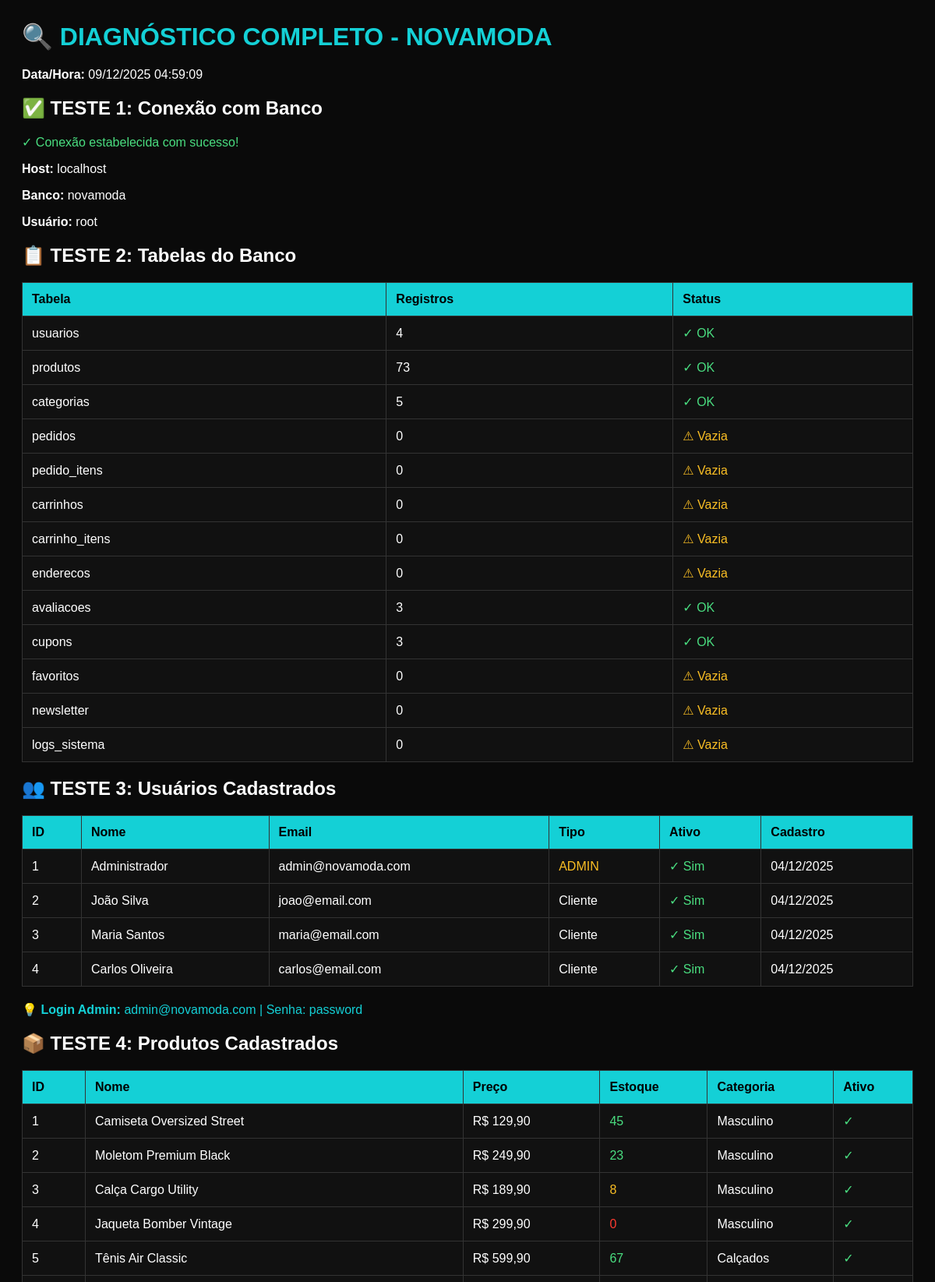
The page /diagnostico_banco.php (upper part) on the database its author committed.
### tables this page shows
CREATE TABLE IF NOT EXISTS `usuarios` (
  `id` int(11) NOT NULL AUTO_INCREMENT,
  `nome` varchar(100) NOT NULL,
  `email` varchar(150) NOT NULL,
  `senha` varchar(255) NOT NULL,
  `telefone` varchar(20) DEFAULT NULL,
  `cpf` varchar(14) DEFAULT NULL,
  `tipo` enum('cliente','admin') DEFAULT 'cliente',
  `ativo` tinyint(1) DEFAULT 1,
  `data_cadastro` timestamp NOT NULL DEFAULT current_timestamp(),
  `ultima_atualizacao` timestamp NOT NULL DEFAULT current_timestamp() ON UPDATE current_timestamp(),
  PRIMARY KEY (`id`),
  UNIQUE KEY `email` (`email`),
  UNIQUE KEY `cpf` (`cpf`),
  KEY `idx_email` (`email`),
  KEY `idx_tipo` (`tipo`)
);

CREATE TABLE IF NOT EXISTS `produtos` (
  `id` int(11) NOT NULL AUTO_INCREMENT,
  `nome` varchar(200) NOT NULL,
  `slug` varchar(200) NOT NULL,
  `descricao` text DEFAULT NULL,
  `categoria_id` int(11) DEFAULT NULL,
  `preco` decimal(10,2) NOT NULL,
  `preco_antigo` decimal(10,2) DEFAULT NULL,
  `estoque` int(11) DEFAULT 0,
  `imagem_principal` varchar(500) DEFAULT NULL,
  `ativo` tinyint(1) DEFAULT 1,
  `destaque` tinyint(1) DEFAULT 0,
  `data_cadastro` timestamp NOT NULL DEFAULT current_timestamp(),
  `ultima_atualizacao` timestamp NOT NULL DEFAULT current_timestamp() ON UPDATE current_timestamp(),
  PRIMARY KEY (`id`),
  UNIQUE KEY `slug` (`slug`),
  KEY `idx_slug` (`slug`),
  KEY `idx_categoria` (`categoria_id`),
  KEY `idx_ativo` (`ativo`),
  KEY `idx_destaque` (`destaque`),
  KEY `idx_preco` (`preco`),
  KEY `idx_produtos_categoria_ativo` (`categoria_id`,`ativo`)
);

CREATE TABLE IF NOT EXISTS `categorias` (
  `id` int(11) NOT NULL AUTO_INCREMENT,
  `nome` varchar(100) NOT NULL,
  `slug` varchar(100) NOT NULL,
  `descricao` text DEFAULT NULL,
  `imagem_url` varchar(500) DEFAULT NULL,
  `ativo` tinyint(1) DEFAULT 1,
  `ordem` int(11) DEFAULT 0,
  `data_cadastro` timestamp NOT NULL DEFAULT current_timestamp(),
  PRIMARY KEY (`id`),
  UNIQUE KEY `slug` (`slug`),
  KEY `idx_slug` (`slug`),
  KEY `idx_ativo` (`ativo`)
);

### diagnostico_banco.php (the view, shortened to what this page needs)
<?php
require_once 'config.php';
echo "<h1>🔍 DIAGNÓSTICO COMPLETO - NOVAMODA</h1>";
echo "<p><strong>Data/Hora:</strong> " . date('d/m/Y H:i:s') . "</p>";
echo "<h2>✅ TESTE 1: Conexão com Banco</h2>";
try {
    $pdo->query("SELECT 1");
    echo "<p class='success'>✓ Conexão estabelecida com sucesso!</p>";
    echo "<p><strong>Host:</strong> " . DB_HOST . "</p>";
    echo "<p><strong>Banco:</strong> " . DB_NAME . "</p>";
    echo "<p><strong>Usuário:</strong> " . DB_USER . "</p>";
} catch (PDOException $e) {
    echo "<p class='error'>✗ Erro na conexão: " . $e->getMessage() . "</p>";
    die();
}
echo "<h2>📋 TESTE 2: Tabelas do Banco</h2>";
$tables = [
    'usuarios', 'produtos', 'categorias', 'pedidos', 'pedido_itens',
    'carrinhos', 'carrinho_itens', 'enderecos', 'avaliacoes',
    'cupons', 'favoritos', 'newsletter', 'logs_sistema'
];
echo "<table>";
echo "<tr><th>Tabela</th><th>Registros</th><th>Status</th></tr>";
foreach ($tables as $table) {
    try {
        $stmt = $pdo->query("SELECT COUNT(*) as total FROM $table");
        $count = $stmt->fetchColumn();
        $status = $count > 0 ? "<span class='success'>✓ OK</span>" : "<span class='warning'>⚠ Vazia</span>";
        echo "<tr><td>$table</td><td>$count</td><td>$status</td></tr>";
    } catch (PDOException $e) {
        echo "<tr><td>$table</td><td>-</td><td><span class='error'>✗ ERRO: {$e->getMessage()}</span></td></tr>";
    }
}
echo "</table>";
echo "<h2>👥 TESTE 3: Usuários Cadastrados</h2>";
try {
    $stmt = $pdo->query("SELECT id, nome, email, tipo, ativo, data_cadastro FROM usuarios ORDER BY id");
    $usuarios = $stmt->fetchAll();
    if (count($usuarios) > 0) {
        echo "<table>";
        echo "<tr><th>ID</th><th>Nome</th><th>Email</th><th>Tipo</th><th>Ativo</th><th>Cadastro</th></tr>";
        foreach ($usuarios as $u) {
            $ativo = $u['ativo'] ? "<span class='success'>✓ Sim</span>" : "<span class='error'>✗ Não</span>";
            $tipo = $u['tipo'] == 'admin' ? "<span class='warning'>ADMIN</span>" : "Cliente";
            $data = date('d/m/Y', strtotime($u['data_cadastro']));
            echo "<tr><td>{$u['id']}</td><td>{$u['nome']}</td><td>{$u['email']}</td><td>$tipo</td><td>$ativo</td><td>$data</td></tr>";
        }
        echo "</table>";
        echo "<p class='info'>💡 <strong>Login Admin:</strong> admin@novamoda.com | Senha: password</p>";
    } else {
        echo "<p class='error'>✗ Nenhum usuário encontrado</p>";
    }
} catch (PDOException $e) {
    echo "<p class='error'>✗ Erro: " . $e->getMessage() . "</p>";
}
echo "<h2>📦 TESTE 4: Produtos Cadastrados</h2>";
try {
    $stmt = $pdo->query("
        SELECT p.id, p.nome, p.preco, p.estoque, p.ativo, c.nome as categoria
        FROM produtos p
        LEFT JOIN categorias c ON p.categoria_id = c.id
        ORDER BY p.id
    ");
    $produtos = $stmt->fetchAll();
    if (count($produtos) > 0) {
        echo "<table>";
        echo "<tr><th>ID</th><th>Nome</th><th>Preço</th><th>Estoque</th><th>Categoria</th><th>Ativo</th></tr>";
        foreach ($produtos as $p) {
            $ativo = $p['ativo'] ? "<span class='success'>✓</span>" : "<span class='error'>✗</span>";
            $estoque_cor = $p['estoque'] > 10 ? 'success' : ($p['estoque'] > 0 ? 'warning' : 'error');
            echo "<tr>
                <td>{$p['id']}</td>
                <td>{$p['nome']}</td>
                <td>R$ " . number_format($p['preco'], 2, ',', '.') . "</td>
                <td class='$estoque_cor'>{$p['estoque']}</td>
                <td>{$p['categoria']}</td>
                <td>$ativo</td>
            </tr>";
        }
        echo "</table>";
    } else {
        echo "<p class='error'>✗ Nenhum produto encontrado</p>";
    }
} catch (PDOException $e) {
    echo "<p class='error'>✗ Erro: " . $e->getMessage() . "</p>";
}
?>

### diagnostico_banco.php (style rules this page uses)
h1 { color: #14d0d6; }
table { width: 100%; border-collapse: collapse; margin: 20px 0; background: #111; }
th, td { padding: 12px; text-align: left; border: 1px solid #333; }
th { background: #14d0d6; color: #000; font-weight: bold; }
.success { color: #4ade80; }
.error { color: #ff3b30; }
.warning { color: #fbbf24; }
.info { color: #14d0d6; }

### rows shown on the page
usuarios: id "1", nome "Administrador", email "admin@novamoda.com", tipo "ADMIN", ativo "✓ Sim", data_cadastro "04/12/2025"
usuarios: id "2", nome "João Silva", email "joao@email.com", tipo "Cliente", ativo "✓ Sim", data_cadastro "04/12/2025"
usuarios: id "3", nome "Maria Santos", email "maria@email.com", tipo "Cliente", ativo "✓ Sim", data_cadastro "04/12/2025"
usuarios: id "4", nome "Carlos Oliveira", email "carlos@email.com", tipo "Cliente", ativo "✓ Sim", data_cadastro "04/12/2025"
produtos: id "1", nome "Camiseta Oversized Street", preco "129,90", estoque "45", categoria.nome "Masculino"
produtos: id "2", nome "Moletom Premium Black", preco "249,90", estoque "23", categoria.nome "Masculino"
produtos: id "3", nome "Calça Cargo Utility", preco "189,90", estoque "8", categoria.nome "Masculino"
produtos: id "4", nome "Jaqueta Bomber Vintage", preco "299,90", estoque "0", categoria.nome "Masculino"
produtos: id "5", nome "Tênis Air Classic", preco "599,90", estoque "67", categoria.nome "Calçados"

### other values the page prints
DB_HOST "localhost"
DB_NAME "novamoda"
DB_USER "root"
$table "usuarios"
$count "4"
$table "produtos"
$count "73"
$table "categorias"
$count "5"
$table "pedidos"
$count "0"
$table "pedido_itens"
$table "carrinhos"
$table "carrinho_itens"
$table "enderecos"
